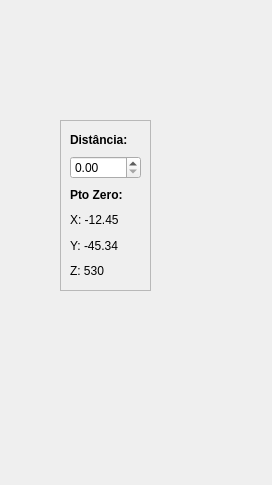
<?xml version="1.0" encoding="UTF-8"?>
<ui version="4.0">
 <class>Form</class>
 <widget class="QWidget" name="Form">
  <property name="geometry">
   <rect>
    <x>0</x>
    <y>0</y>
    <width>272</width>
    <height>485</height>
   </rect>
  </property>
  <property name="windowTitle">
   <string>Form</string>
  </property>
  <widget class="QFrame" name="frame">
   <property name="geometry">
    <rect>
     <x>60</x>
     <y>120</y>
     <width>91</width>
     <height>171</height>
    </rect>
   </property>
   <property name="frameShape">
    <enum>QFrame::StyledPanel</enum>
   </property>
   <property name="frameShadow">
    <enum>QFrame::Raised</enum>
   </property>
   <layout class="QVBoxLayout" name="verticalLayout">
    <item>
     <widget class="QLabel" name="lbl_dst">
      <property name="font">
       <font>
        <weight>75</weight>
        <bold>true</bold>
       </font>
      </property>
      <property name="text">
       <string>Distância:</string>
      </property>
     </widget>
    </item>
    <item>
     <widget class="QDoubleSpinBox" name="dsb_dst"/>
    </item>
    <item>
     <widget class="QLabel" name="lbl_zero">
      <property name="font">
       <font>
        <weight>75</weight>
        <bold>true</bold>
       </font>
      </property>
      <property name="text">
       <string>Pto Zero:</string>
      </property>
     </widget>
    </item>
    <item>
     <widget class="QLabel" name="lbl_lat">
      <property name="text">
       <string>X: -12.45</string>
      </property>
     </widget>
    </item>
    <item>
     <widget class="QLabel" name="lbl_lng">
      <property name="text">
       <string>Y: -45.34</string>
      </property>
     </widget>
    </item>
    <item>
     <widget class="QLabel" name="lbl_alt">
      <property name="text">
       <string>Z: 530</string>
      </property>
     </widget>
    </item>
   </layout>
  </widget>
 </widget>
 <resources/>
 <connections/>
</ui>
